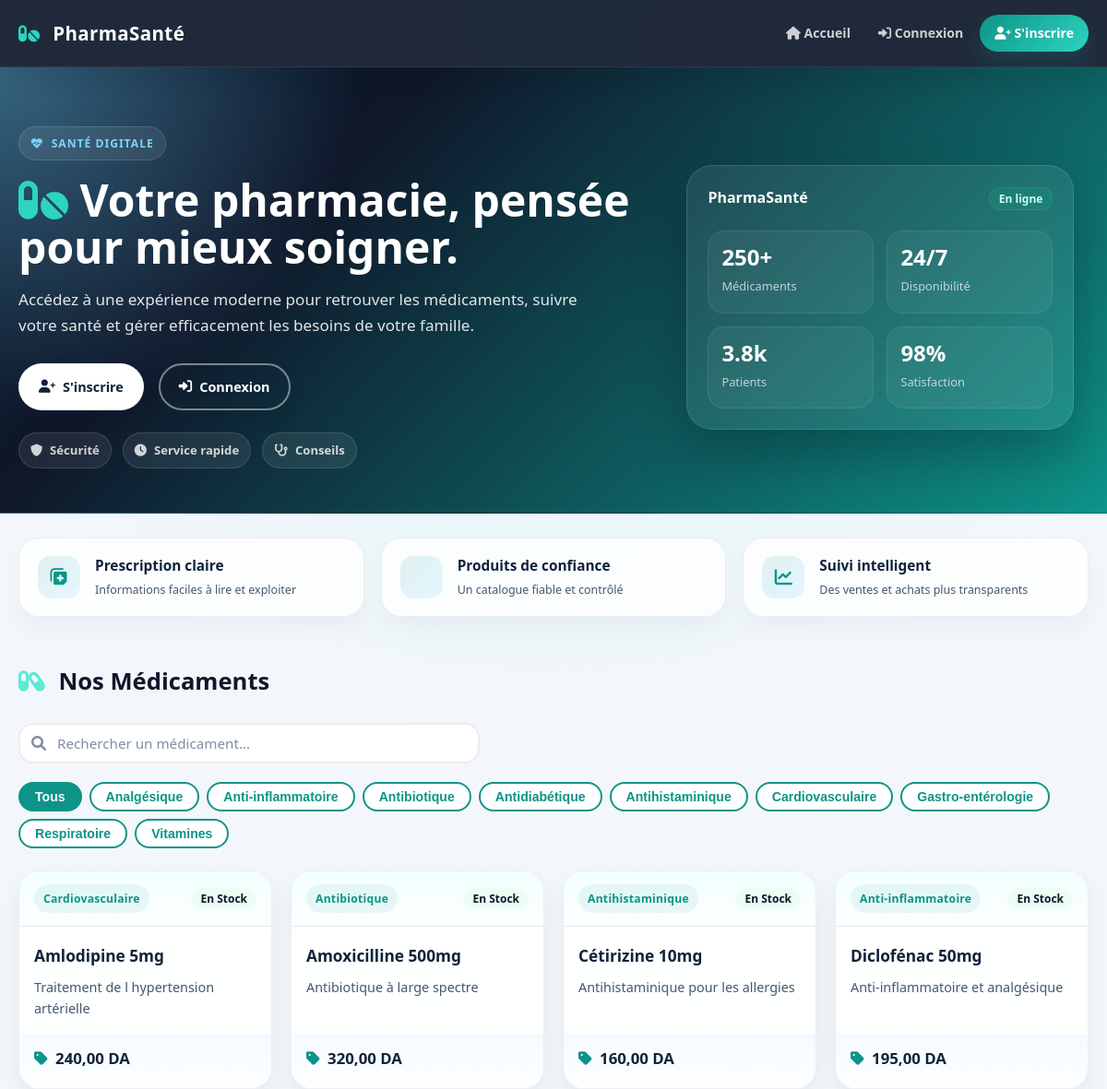
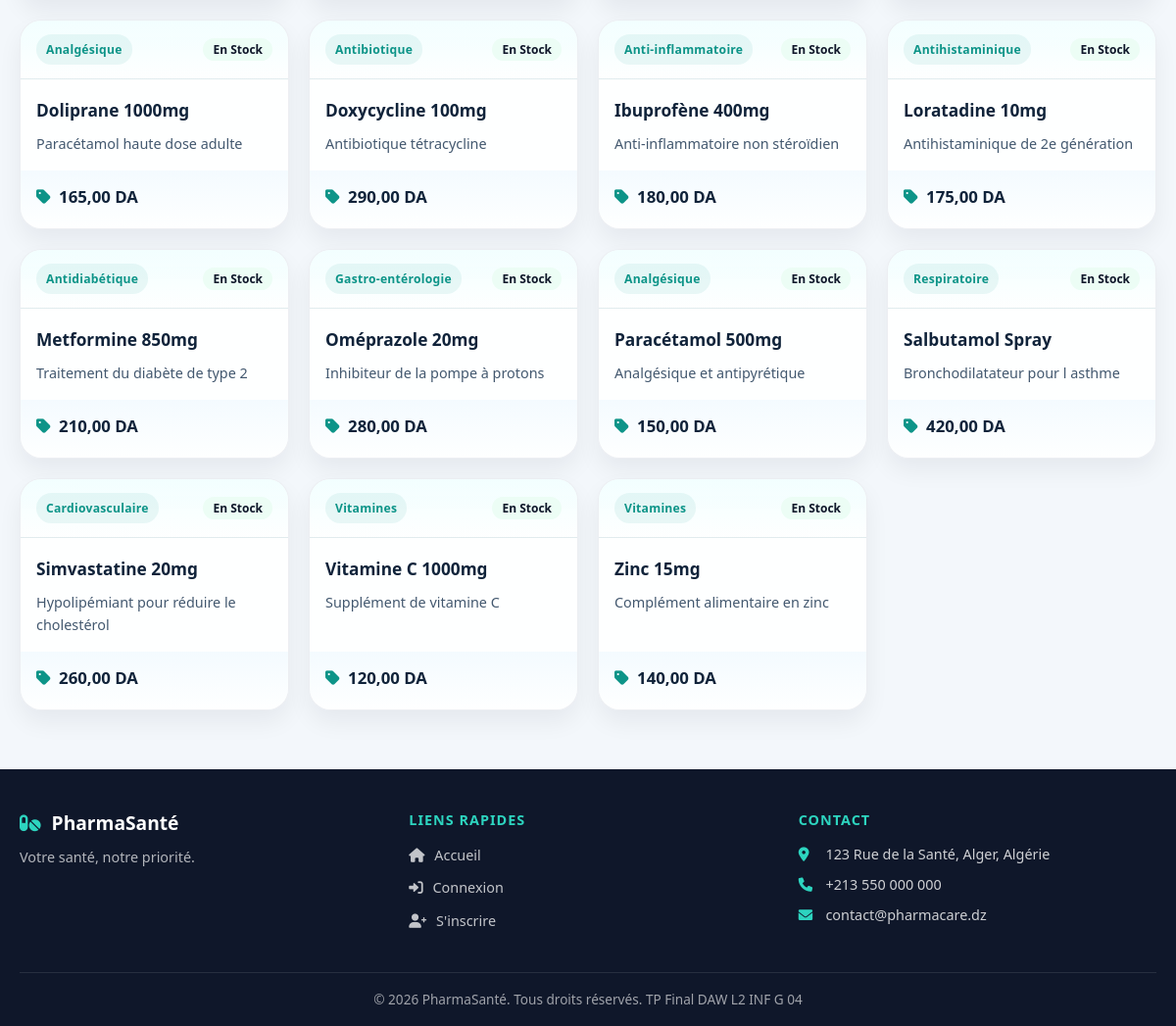
The page / on the database its author committed (2 pictures, top to bottom).
### tables this page shows
CREATE TABLE `medicament` (
    `id` INT NOT NULL AUTO_INCREMENT,
    `nom` VARCHAR(150) NOT NULL,
    `description` TEXT,
    `prix_dinar` DECIMAL(10,2) NOT NULL DEFAULT 0.00,
    `quantite_stock` INT NOT NULL DEFAULT 0,
    `categorie` VARCHAR(100) DEFAULT NULL,
    `date_ajout` TIMESTAMP DEFAULT CURRENT_TIMESTAMP,
    PRIMARY KEY (`id`)
);

CREATE TABLE `site_profile` (
    `id` TINYINT UNSIGNED NOT NULL,
    `full_name` VARCHAR(150) NOT NULL,
    `phone` VARCHAR(30) NOT NULL,
    `email` VARCHAR(150) NOT NULL,
    `location` VARCHAR(200) NOT NULL,
    `bio` VARCHAR(500) NOT NULL,
    `photo_path` VARCHAR(255) DEFAULT NULL,
    `updated_at` TIMESTAMP DEFAULT CURRENT_TIMESTAMP ON UPDATE CURRENT_TIMESTAMP,
    PRIMARY KEY (`id`)
);

### index.php (the view, shortened to what this page needs)
<?php
require_once 'config/database.php';
require_once 'includes/functions.php';
$result = mysqli_query($conn, "SELECT * FROM medicament ORDER BY nom ASC");
$medicaments = array();
while ($row = mysqli_fetch_assoc($result)) {
    $medicaments[] = $row;
}
$catResult = mysqli_query($conn, "SELECT DISTINCT categorie FROM medicament WHERE categorie IS NOT NULL ORDER BY categorie");
$categories = array();
while ($row = mysqli_fetch_assoc($catResult)) {
    $categories[] = $row['categorie'];
}
?>
<!DOCTYPE html>
<html lang="fr">
<head>
    <link rel="stylesheet" href="https://cdnjs.cloudflare.com/ajax/libs/font-awesome/6.0.0-beta3/css/all.min.css">
    <link rel="stylesheet" href="style.css">
</head>
<body>
<?php include 'header.php'; ?>
<section class="hero">
    <div class="hero-content">
        <div class="hero-copy">
            <div class="eyebrow"><i class="fas fa-heartbeat"></i> Santé digitale</div>
            <h1><i class="fas fa-pills"></i> Votre pharmacie, pensée pour mieux soigner.</h1>
            <p>Accédez à une expérience moderne pour retrouver les médicaments, suivre votre santé et gérer efficacement les besoins de votre famille.</p>
            <div class="hero-btns">
                <a href="register_patient.php" class="btn btn-white"><i class="fas fa-user-plus"></i> S'inscrire</a>
                <a href="login.php" class="btn btn-outline-white"><i class="fas fa-sign-in-alt"></i> Connexion</a>
            </div>
            <div class="hero-pills">
                <span><i class="fas fa-shield-alt"></i> Sécurité</span>
                <span><i class="fas fa-clock"></i> Service rapide</span>
                <span><i class="fas fa-stethoscope"></i> Conseils</span>
            </div>
        </div>
        <div class="hero-panel">
            <div class="hero-panel-card">
                <div class="section-card-header" style="margin-bottom: 0; border-bottom: 0; padding-bottom: 0;">
                    <h2 style="color: #fff; font-size: 1rem; margin: 0;">PharmaSanté</h2>
                    <span class="badge badge-success" style="background: rgba(16,185,129,0.18); color: #ccfbf1; border: 1px solid rgba(255,255,255,.08);">En ligne</span>
                </div>
                <div class="hero-stat-grid">
                    <div class="hero-stat">
                        <strong>250+</strong>
                        <span>Médicaments</span>
                    </div>
                    <div class="hero-stat">
                        <strong>24/7</strong>
                        <span>Disponibilité</span>
                    </div>
                    <div class="hero-stat">
                        <strong>3.8k</strong>
                        <span>Patients</span>
                    </div>
                    <div class="hero-stat">
                        <strong>98%</strong>
                        <span>Satisfaction</span>
                    </div>
                </div>
            </div>
        </div>
    </div>
</section>
<main class="container">
    <section class="feature-strip">
        <div class="feature-item">
            <i class="fas fa-notes-medical"></i>
            <div>
                <strong>Prescription claire</strong>
                <span>Informations faciles à lire et exploiter</span>
            </div>
        </div>
        <div class="feature-item">
            <i class="fas fa-shield-heart"></i>
            <div>
                <strong>Produits de confiance</strong>
                <span>Un catalogue fiable et contrôlé</span>
            </div>
        </div>
        <div class="feature-item">
            <i class="fas fa-chart-line"></i>
            <div>
                <strong>Suivi intelligent</strong>
                <span>Des ventes et achats plus transparents</span>
            </div>
        </div>
    </section>
    <section class="medicines-section">
        <h2 class="section-title"><i class="fas fa-capsules"></i> Nos Médicaments</h2>
        <div class="search-filter-bar">
            <div class="search-box">
                <i class="fas fa-search"></i>
                <input type="text" id="searchInput" placeholder="Rechercher un médicament..." onkeyup="liveMedicineSearch()" class="form-input">
            </div>
        </div>
        <div class="category-filters" id="categoryFilters">
            <button class="filter-btn active" onclick="filterByCategory('tous', this)">Tous</button>
            <?php foreach ($categories as $cat): ?>
            <button class="filter-btn" onclick="filterByCategory('<?php echo h($cat); ?>', this)"><?php echo h($cat); ?></button>
            <?php endforeach; ?>
        </div>
        <?php if (empty($medicaments)): ?>
        <div class="empty-state">
            <i class="fas fa-box-open"></i>
            <p>Aucun médicament disponible pour le moment.</p>
        </div>
        <?php else: ?>
        <div class="medicine-grid" id="medicineGrid">
            <?php foreach ($medicaments as $med): ?>
            <div class="medicine-card" data-category="<?php echo h($med['categorie']); ?>" data-name="<?php echo strtolower(h($med['nom'])); ?>">
                <div class="medicine-card-header">
                    <span class="category-badge"><?php echo h($med['categorie']); ?></span>
                    <?php echo getStockBadge($med['quantite_stock']); ?>
                </div>
                <div class="medicine-card-body">
                    <h3><?php echo h($med['nom']); ?></h3>
                    <p class="medicine-desc"><?php echo h(truncate($med['description'], 100)); ?></p>
                </div>
                <div class="medicine-card-footer">
                    <span class="medicine-price"><i class="fas fa-tag"></i> <?php echo number_format($med['prix_dinar'], 2, ',', ' '); ?> DA</span>
                </div>
            </div>
            <?php endforeach; ?>
        </div>
        <?php endif; ?>
    </section>
</main>
<?php include 'footer.php'; ?>
</body>
</html>

### header.php (shortened to what this page needs)
<?php
require_once __DIR__ . '/includes/functions.php';
$role = isset($_SESSION['user_role']) ? $_SESSION['user_role'] : 'visitor';
?>
<header class="site-header">
    <div class="header-inner">
        <a href="index.php" class="logo"><i class="fas fa-pills"></i> PharmaSanté</a>
        <nav class="main-nav" id="mainNav">
            <?php if ($role === 'visitor'): ?>
                <a href="index.php"><i class="fas fa-home"></i> Accueil</a>
                <a href="login.php"><i class="fas fa-sign-in-alt"></i> Connexion</a>
                <a href="register_patient.php" class="btn-nav"><i class="fas fa-user-plus"></i> S'inscrire</a>
            <?php endif; ?>
        </nav>
    </div>
</header>

### includes/functions.php (shortened to what this page needs)
<?php
function h($data) {
    return htmlspecialchars($data, ENT_QUOTES, 'UTF-8');
}
function getSiteProfile($conn) {
    $create = $conn->query("CREATE TABLE IF NOT EXISTS site_profile (
        id TINYINT UNSIGNED NOT NULL PRIMARY KEY,
        full_name VARCHAR(150) NOT NULL,
        phone VARCHAR(30) NOT NULL,
        email VARCHAR(150) NOT NULL,
        location VARCHAR(200) NOT NULL,
        bio VARCHAR(500) NOT NULL,
        photo_path VARCHAR(255) DEFAULT NULL,
        updated_at TIMESTAMP DEFAULT CURRENT_TIMESTAMP ON UPDATE CURRENT_TIMESTAMP
    ) ENGINE=InnoDB DEFAULT CHARSET=utf8mb4 COLLATE=utf8mb4_unicode_ci");
    $result = $conn->query("SELECT * FROM site_profile WHERE id=1");
    if ($result && ($row = $result->fetch_assoc())) {
        return $row;
    }
    $defaults = array(
        'full_name' => 'PharmaSanté',
        'phone' => '+213 550 000 000',
        'email' => 'contact@pharmacare.dz',
        'location' => '123 Rue de la Santé, Alger, Algérie',
        'bio' => 'Votre santé, notre priorité.',
        'photo_path' => null
    );
    return $defaults;
}
function getStockBadge($qty) {
    if ($qty == 0) {
        return '<span class="badge badge-danger">Épuisé</span>';
    } elseif ($qty < 10) {
        return '<span class="badge badge-warning">Stock Faible</span>';
    } else {
        return '<span class="badge badge-success">En Stock</span>';
    }
}
function truncate($text, $length = 100) {
    if (strlen($text) <= $length) return $text;
    return substr($text, 0, $length) . '...';
}
?>

### footer.php (shortened to what this page needs)
<?php $siteProfile = getSiteProfile($conn); ?>
<footer class="site-footer">
    <div class="footer-inner">
        <div class="footer-brand">
            <h3><i class="fas fa-pills"></i> <?php echo h($siteProfile['full_name']); ?></h3>
            <p><?php echo h($siteProfile['bio']); ?></p>
        </div>
        <div class="footer-links">
            <h4>Liens rapides</h4>
            <ul>
                <li><a href="index.php"><i class="fas fa-home"></i> Accueil</a></li>
                <li><a href="login.php"><i class="fas fa-sign-in-alt"></i> Connexion</a></li>
                <li><a href="register_patient.php"><i class="fas fa-user-plus"></i> S'inscrire</a></li>
            </ul>
        </div>
        <div class="footer-contact">
            <h4>Contact</h4>
            <p><i class="fas fa-map-marker-alt"></i> <?php echo h($siteProfile['location']); ?></p>
            <p><i class="fas fa-phone"></i> <?php echo h($siteProfile['phone']); ?></p>
            <p><i class="fas fa-envelope"></i> <?php echo h($siteProfile['email']); ?></p>
        </div>
    </div>
    <div class="footer-bottom">
        <p>&copy; 2026 PharmaSanté. Tous droits réservés. TP Final DAW L2 INF G 04</p>
    </div>
</footer>

### rows shown on the page
medicament: categorie "Cardiovasculaire", quantite_stock "En Stock", nom "Amlodipine 5mg", description "Traitement de l hypertension artérielle", prix_dinar "240,00"
medicament: categorie "Antibiotique", quantite_stock "En Stock", nom "Amoxicilline 500mg", description "Antibiotique à large spectre", prix_dinar "320,00"
medicament: categorie "Antihistaminique", quantite_stock "En Stock", nom "Cétirizine 10mg", description "Antihistaminique pour les allergies", prix_dinar "160,00"
medicament: categorie "Anti-inflammatoire", quantite_stock "En Stock", nom "Diclofénac 50mg", description "Anti-inflammatoire et analgésique", prix_dinar "195,00"
medicament: categorie "Analgésique", quantite_stock "En Stock", nom "Doliprane 1000mg", description "Paracétamol haute dose adulte", prix_dinar "165,00"
medicament: categorie "Antibiotique", quantite_stock "En Stock", nom "Doxycycline 100mg", description "Antibiotique tétracycline", prix_dinar "290,00"
medicament: categorie "Anti-inflammatoire", quantite_stock "En Stock", nom "Ibuprofène 400mg", description "Anti-inflammatoire non stéroïdien", prix_dinar "180,00"
medicament: categorie "Antihistaminique", quantite_stock "En Stock", nom "Loratadine 10mg", description "Antihistaminique de 2e génération", prix_dinar "175,00"
medicament: categorie "Antidiabétique", quantite_stock "En Stock", nom "Metformine 850mg", description "Traitement du diabète de type 2", prix_dinar "210,00"
medicament: categorie "Gastro-entérologie", quantite_stock "En Stock", nom "Oméprazole 20mg", description "Inhibiteur de la pompe à protons", prix_dinar "280,00"
medicament: categorie "Analgésique", quantite_stock "En Stock", nom "Paracétamol 500mg", description "Analgésique et antipyrétique", prix_dinar "150,00"
medicament: categorie "Respiratoire", quantite_stock "En Stock", nom "Salbutamol Spray", description "Bronchodilatateur pour l asthme", prix_dinar "420,00"
medicament: categorie "Cardiovasculaire", quantite_stock "En Stock", nom "Simvastatine 20mg", description "Hypolipémiant pour réduire le cholestérol", prix_dinar "260,00"
medicament: categorie "Vitamines", quantite_stock "En Stock", nom "Vitamine C 1000mg", description "Supplément de vitamine C", prix_dinar "120,00"
medicament: categorie "Vitamines", quantite_stock "En Stock", nom "Zinc 15mg", description "Complément alimentaire en zinc", prix_dinar "140,00"
site_profile: full_name "PharmaSanté", bio "Votre santé, notre priorité.", location "123 Rue de la Santé, Alger, Algérie", phone "+213 550 000 000", email "contact@pharmacare.dz"

### other values the page prints
$cat "Analgésique"
$cat "Anti-inflammatoire"
$cat "Antibiotique"
$cat "Antidiabétique"
$cat "Antihistaminique"
$cat "Cardiovasculaire"
$cat "Gastro-entérologie"
$cat "Respiratoire"
$cat "Vitamines"
